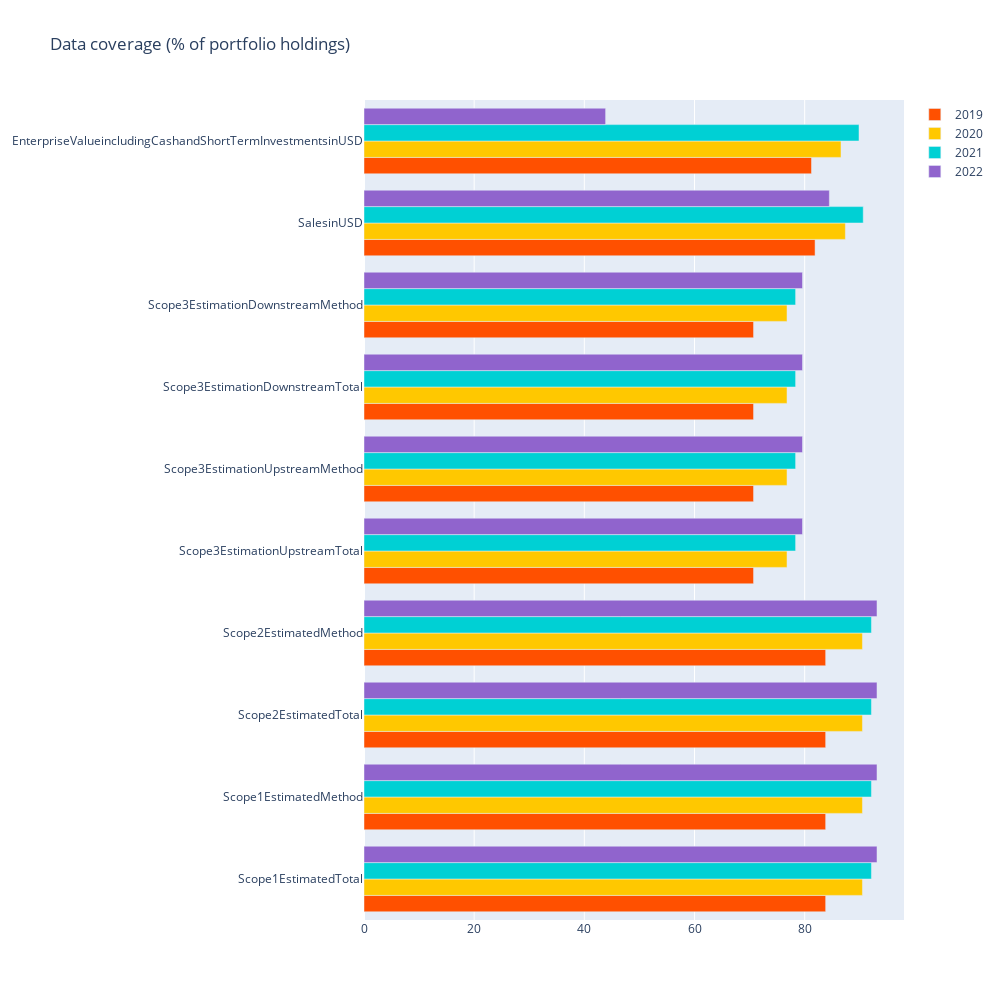

Notebook cell for this chart:
### Code cell
# plot the coverage results
plotData = []
idx = 0
for yr in years:
    plotData.append(go.Bar(y = cMmeasures, name = str(yr),  x = hoCoData[idx], marker_color=lsegColors[idx], orientation='h' ))
    idx = idx + 1

layout = go.Layout(barmode = 'group')
fig = go.Figure(data = plotData, layout = layout)
fig.update_layout(title_text="Data coverage (% of portfolio holdings)", height=1000, width=1000)
fig.show()

'''
plotData = []
idx = 0
for yr in years:
    plotData.append(go.Bar(y = cMmeasures, name = str(yr),  x = wtCoData[idx], marker_color=lsegColors[idx], orientation='h' ))
    idx = idx + 1

layout = go.Layout(barmode = 'group')
fig = go.Figure(data = plotData, layout = layout)
fig.update_layout(title_text="Data coverage (% of portfolio weight)")
fig.show()
'''

### Figure 1 — Plotly figure (JSON) as saved in the notebook; plotly's stock layout.template omitted (floating-point values rounded to 4 significant figures)
{"data": [{"marker": {"color": "#FF5000"}, "name": "2019", "orientation": "h", "type": "bar", "x": [83.81, 83.81, 83.81, 83.81, 70.72, 70.72, 70.72, 70.72, 81.89, 81.24], "y": ["Scope1EstimatedTotal", "Scope1EstimatedMethod", "Scope2EstimatedTotal", "Scope2EstimatedMethod", "Scope3EstimationUpstreamTotal", "Scope3EstimationUpstreamMethod", "Scope3EstimationDownstreamTotal", "Scope3EstimationDownstreamMethod", "SalesinUSD", "EnterpriseValueincludingCashandShortTermInvestmentsinUSD"]}, {"marker": {"color": "#FFC800"}, "name": "2020", "orientation": "h", "type": "bar", "x": [90.49, 90.49, 90.49, 90.49, 76.8, 76.8, 76.8, 76.8, 87.39, 86.6], "y": ["Scope1EstimatedTotal", "Scope1EstimatedMethod", "Scope2EstimatedTotal", "Scope2EstimatedMethod", "Scope3EstimationUpstreamTotal", "Scope3EstimationUpstreamMethod", "Scope3EstimationDownstreamTotal", "Scope3EstimationDownstreamMethod", "SalesinUSD", "EnterpriseValueincludingCashandShortTermInvestmentsinUSD"]}, {"marker": {"color": "#00D0D4"}, "name": "2021", "orientation": "h", "type": "bar", "x": [92.12, 92.12, 92.12, 92.12, 78.36, 78.36, 78.36, 78.36, 90.63, 89.86], "y": ["Scope1EstimatedTotal", "Scope1EstimatedMethod", "Scope2EstimatedTotal", "Scope2EstimatedMethod", "Scope3EstimationUpstreamTotal", "Scope3EstimationUpstreamMethod", "Scope3EstimationDownstreamTotal", "Scope3EstimationDownstreamMethod", "SalesinUSD", "EnterpriseValueincludingCashandShortTermInvestmentsinUSD"]}, {"marker": {"color": "#9064CD"}, "name": "2022", "orientation": "h", "type": "bar", "x": [93.13, 93.13, 93.13, 93.13, 79.61, 79.61, 79.61, 79.61, 84.48, 43.86], "y": ["Scope1EstimatedTotal", "Scope1EstimatedMethod", "Scope2EstimatedTotal", "Scope2EstimatedMethod", "Scope3EstimationUpstreamTotal", "Scope3EstimationUpstreamMethod", "Scope3EstimationDownstreamTotal", "Scope3EstimationDownstreamMethod", "SalesinUSD", "EnterpriseValueincludingCashandShortTermInvestmentsinUSD"]}], "layout": {"barmode": "group", "height": 1000, "title": {"text": "Data coverage (% of portfolio holdings)"}, "width": 1000}}
